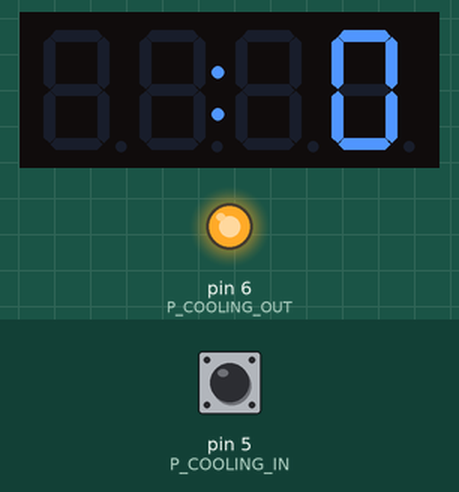
Simulated run of this sketch. Board: Arduino Uno, built with avr-gcc and run on an emulated ATmega328P. Shown: 4-digit seven-segment display, output pins drawn as LEDs (lit = HIGH). The test bench sets the inputs (shaded band); at power-on: pin 5 (P_COOLING_IN) HIGH.

Above: at 2.0 s.
2.1 s: pin 5 (P_COOLING_IN) pulled LOW for 0.15 s
At 4.34 s:
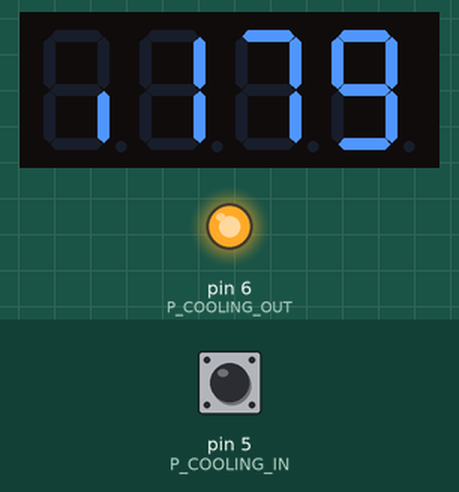
5.2 s: pin 5 (P_COOLING_IN) pulled LOW for 1 s
At 6.32 s:
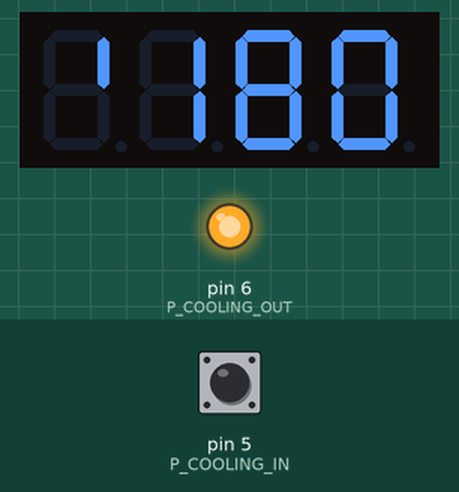
At 6.69 s:
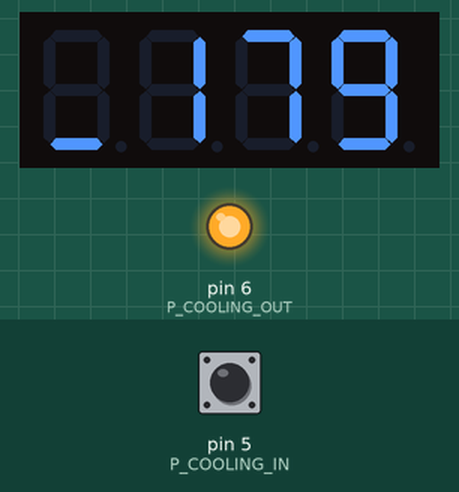
Timing chart, 0 to 8.2 s (numbered marks = the images above; inputs shaded):
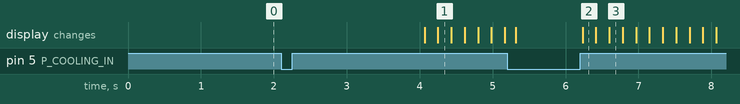

The sketch:

Hell_Effect_tachometer.ino
```cpp
#include <Arduino.h>
#include <TM1637Display.h>

// Hall Sensor Settigs
#define P_HALL 2
#define P_COOLING_IN 5
#define P_COOLING_OUT 6

//#define MUESTREO 100  //ms

// Display Settings
#define D_CLK_PIN 3
#define D_DIO_PIN 4
//#define D_REFRESH 1000 //ms
#define D_BRIGHTNESS 3
#define D_COLON 0b01000000
//#define FACTOR 1000 // Distancia / Radio sale de t=(d/r)*Periodo

const uint8_t SEG_INF[] = {
	SEG_G,          // -
	SEG_G,          // -
	SEG_G,          // -
	SEG_G           // -
	};

const uint8_t SEG_DONE[] = {
	SEG_B | SEG_C | SEG_D | SEG_E | SEG_G,           // d
	SEG_A | SEG_B | SEG_C | SEG_D | SEG_E | SEG_F,   // O
	SEG_C | SEG_E | SEG_G,                           // n
	SEG_A | SEG_D | SEG_E | SEG_F | SEG_G            // E
	};
const uint8_t SEG_OFF[] = {
	0,           //
	SEG_A | SEG_B | SEG_C | SEG_D | SEG_E | SEG_F,   // O
	SEG_A | SEG_E | SEG_F | SEG_G,                   // F
	SEG_A | SEG_E | SEG_F | SEG_G                    // F
	};

const uint8_t SEG_BYE[] = {
	0,           //
	SEG_C | SEG_D | SEG_E | SEG_F | SEG_G ,                 // b
	SEG_B | SEG_C | SEG_D | SEG_F | SEG_G,                  // Y
	SEG_A | SEG_E | SEG_F | SEG_D | SEG_G                   // E
	};


TM1637Display display(D_CLK_PIN, D_DIO_PIN);


unsigned long oldtime=0;
unsigned long time=0;
unsigned long CookTime=0;

unsigned long previous = 2^16;


unsigned long timeProm = 0;

#define FACTOR_ADJ 3.5 //5.4          //FACTOR DE MULTIPLICACION, MAS ALTO SUBE LA ESCALA DE TIEMPO

void setup()
{
    //Serial.begin(9600);
    display.setBrightness(D_BRIGHTNESS,true);
    display.setSegments(SEG_INF);

    //pinMode(LED_BUILTIN, OUTPUT);
    pinMode(P_COOLING_IN, INPUT_PULLUP);
    pinMode(P_COOLING_OUT, OUTPUT);
    digitalWrite(P_COOLING_OUT, HIGH);

    digitalWrite(P_HALL,HIGH);
    attachInterrupt(digitalPinToInterrupt(P_HALL),isr,RISING);
}

unsigned numRev = 0;
unsigned long NextRefresh = 0;
unsigned long prevTime = 0;
unsigned long avgTime = 0;
unsigned long prevDATA[32] = {0,0,0,0,0,0,0,0,0,0,0,0,0,0,0,0,0,0,0,0,0,0,0,0,0,0,0,0,0,0,0,0};
unsigned long idxDATA = 0;
unsigned long numData = 0;
#define PERSISTANCE 16
#define TIMEOUT_REVS 30

unsigned loopCount = 0;
void loop()
{
    unsigned long timeSum;
    unsigned long adjTime;
    unsigned long newTime;
    unsigned i;
    if (loopCount > 1000 && digitalRead(P_COOLING_IN)==HIGH){

        if (digitalRead(P_COOLING_IN)==HIGH) CoolingProcedure();
    }
    //if (numRev >= revNextStop) {
    if (millis() >= NextRefresh) {
        detachInterrupt(digitalPinToInterrupt(P_HALL));
        NextRefresh=millis()+1200;
        newTime = millis();
        adjTime = ((newTime - prevTime)) * FACTOR_ADJ / numRev;

        prevDATA[idxDATA] = adjTime;
        idxDATA = (idxDATA + 1) % PERSISTANCE;
        if (numData < PERSISTANCE) numData++;

        // ↓ HARDCODEADO YA QUE EL FOR NO FUNCIONA :(  ↓

        timeSum = prevDATA[0]  + prevDATA[1]  + prevDATA[2]  + prevDATA[3] +
                  prevDATA[4]  + prevDATA[5]  + prevDATA[6]  + prevDATA[7] +
                  prevDATA[8]  + prevDATA[9]  + prevDATA[10] + prevDATA[11] +
                  prevDATA[12] + prevDATA[13] + prevDATA[14] + prevDATA[15];/* +
                  prevDATA[16] + prevDATA[17] + prevDATA[18] + prevDATA[19] +
                  prevDATA[20] + prevDATA[21] + prevDATA[22] + prevDATA[23] +
                  prevDATA[24] + prevDATA[25] + prevDATA[26] + prevDATA[27] +
                  prevDATA[28] + prevDATA[29] + prevDATA[30] + prevDATA[31];*/


        timeDisplay(timeSum/numData);

        //RE ATTACH
        numRev=0;
        prevTime=millis();
        attachInterrupt(digitalPinToInterrupt(P_HALL),isr,RISING);
    }
    loopCount++;
}

#define SECONDS_TO_COOL 180UL

void CoolingProcedure(){//Rutina de descuento de tiempo de enfriamiento

    unsigned long endMS=0, initMS=0, currentMS=0;
    uint8_t segment=1;
    detachInterrupt(digitalPinToInterrupt(P_HALL));
    initMS = millis();
    endMS = initMS + SECONDS_TO_COOL * 1000;
    currentMS = initMS;
    while (currentMS <= endMS && digitalRead(P_COOLING_IN)==HIGH ){
        segment = (segment << 1);//
        if (segment > 0b00100000) segment = 1;
        display.showNumberDec(((endMS-currentMS)/1000) ,false,4,0);
        display.setSegments(&segment,1,0);
        delay(150);
        currentMS = millis();
    }
    bool TimeOut=true;
    while (TimeOut){
        if (digitalRead(P_COOLING_IN)==HIGH){
            display.setSegments(SEG_BYE);
            digitalWrite(P_COOLING_OUT,LOW);

        } else{
                digitalWrite(P_COOLING_OUT,HIGH);
                numRev=0;
                prevTime=millis();
                attachInterrupt(digitalPinToInterrupt(P_HALL),isr,RISING);
                TimeOut = false;
        }
    }
}

void isr(){//Rutina de interrupcion para conteo de eventos
    numRev++;
}

void timeDisplay(unsigned long time){//Muestra el tiempo en formato MM:SS
    if (time < 3600){
        if (time > 600)
            time -= time % 10;
        else
            time -= time % 5;
        int min = time / 60;
        int sec = time % 60;
        display.showNumberDecEx(min * 100 + sec, D_COLON ,false, 4, 0);
    }
    else {
        display.setSegments(SEG_INF);
    }
}
```

Measured:
- after the input at 5.2 s, the display: first changes after 0.12 s (image 2 shows a later state)
